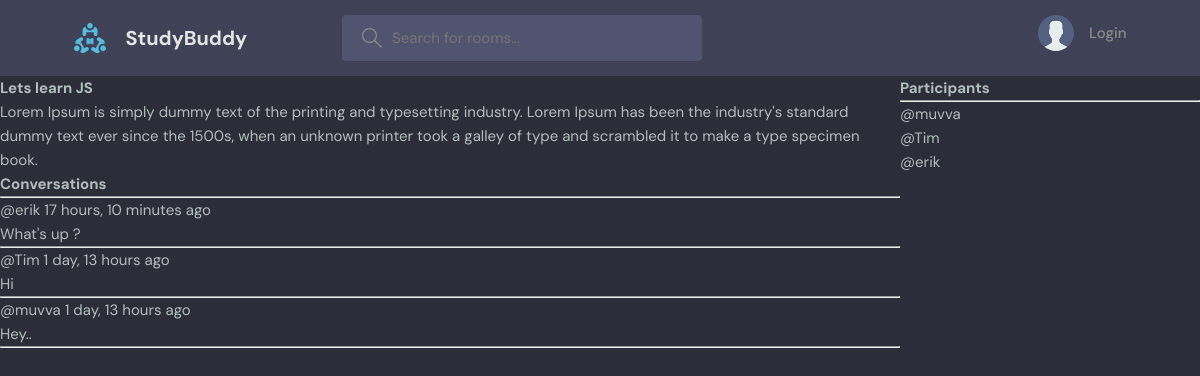
The page /room/1/ on the database its author committed.
### base/models.py (models this page shows, shortened)
class Room(models.Model):
    host = models.ForeignKey(User,on_delete=models.SET_NULL, null=True)
    topic = models.ForeignKey(Topic,on_delete=models.SET_NULL, null=True)
    name = models.CharField(max_length=200)
    description = models.TextField(null=True, blank=True)
    participants = models.ManyToManyField(User, related_name='participants', blank=True) # ManyToManyField --> Many users can join a room
    updated = models.DateTimeField(auto_now=True) #auto_now --> Time stamp at every time we add
    created = models.DateTimeField(auto_now_add=True) #auto_now_add --> Time stamp at the time of creation only
    class Meta:
        ordering = ['-updated', '-created']

class Message(models.Model):
    user = models.ForeignKey(User, on_delete=models.CASCADE)
    room = models.ForeignKey(Room,on_delete=models.CASCADE) # SET_NULL --> If parent is deleted, then it will be set as Null, Cascade --> Delete
    body = models.TextField()
    updated = models.DateTimeField(auto_now=True) #auto_now --> Time stamp at every time we add
    created = models.DateTimeField(auto_now_add=True) #auto_now_add --> Time stamp at the time of creation only
    class Meta:
        ordering = ['-updated', '-created']

### base/views.py (the view, shortened to what this page needs)
# urls.py: path('room/<str:pk>/', views.room, name='room'), # str:pk means primary key, which is a unique identifier for each room
def room(request,pk):
    room = Room.objects.get(id=pk)
    room_messages = room.message_set.all().order_by('-created') # Give us the set of messages that are related to this specific room, many to one
    participants = room.participants.all() #Many to many relationship, so we can access the participants of the room
    context = {'room':room, 'room_messages':room_messages, 'participants':participants}
    return render(request, 'base/room.html',context)

### base/templates/base/room.html (shortened to what this page needs)
{% extends 'main.html' %}
{% block content %}
<div class="room-container">
	<div>
		<h1>{{room.name}}</h1>
		<p>{{room.description}}</p>
		<div class="comment-wrapper">
			<h3>Conversations</h3>
			<hr />
			{% for message in room_messages %}
			<div>
				<small>@{{message.user}} {{message.created|timesince}} ago</small>
				<p>{{message.body}}</p>
				<hr />
			</div>
			{% endfor %}
		</div>
	</div>
	<div>
		<h3>Participants</h3>
		<hr>
		{% for user in participants %}
			<div>
				<p>@{{user.username}}</p>
			</div>
		{% endfor %}
	</div>
</div>
{% endblock %}

### static/styles/style.css (style rules this page uses)
:root { --color-main: #71c6dd; --color-main-light: #e1f6fb; --color-dark: #3f4156; --color-dark-medium: #51546e; --color-dark-light: #696d97; --color-light: #e5e5e5; --color-gray: #8b8b8b; --color-light-gray: #b2bdbd; --color-bg: #2d2d39; --color-success: #5dd693; --color-error: #fc4b0b; }
* { font-family: "DM Sans", -apple-system, BlinkMacSystemFont, "Segoe UI", Roboto, Oxygen, Ubuntu, Cantarell, "Open Sans", "Helvetica Neue", sans-serif; margin: 0; padding: 0; box-sizing: border-box; text-rendering: optimizeLegibility; font-size: inherit; }
html { font-size: 56.25%; }
@media only screen and (min-width: 1200px) { html { font-size: 62.5%; } }
body { line-height: 1.6; font-weight: 400; font-size: 1.5rem; color: var(--color-light-gray); background-color: var(--color-bg); min-height: 100vh; }

### base/templates/base/room.html (style rules this page uses)
.room-container { display: grid; grid-template-columns: 3fr 1fr; }

### rows shown on the page
Room: name "Lets learn JS", description "Lorem Ipsum is simply dummy text of the printing and typesetting industry. Lorem Ipsum has been the industry's standard dummy text ever since the 1500s, when an unknown printer took a galley of type and scrambled it to make a type specimen book."
Message: user "erik", created "17 hours, 10 minutes", body "What's up ?"
Message: user "Tim", created "1 day, 13 hours", body "Hi"
Message: user "muvva", created "1 day, 13 hours", body "Hey.."

### other values the page prints
{{ user.username }} "muvva"
{{ user.username }} "Tim"
{{ user.username }} "erik"
